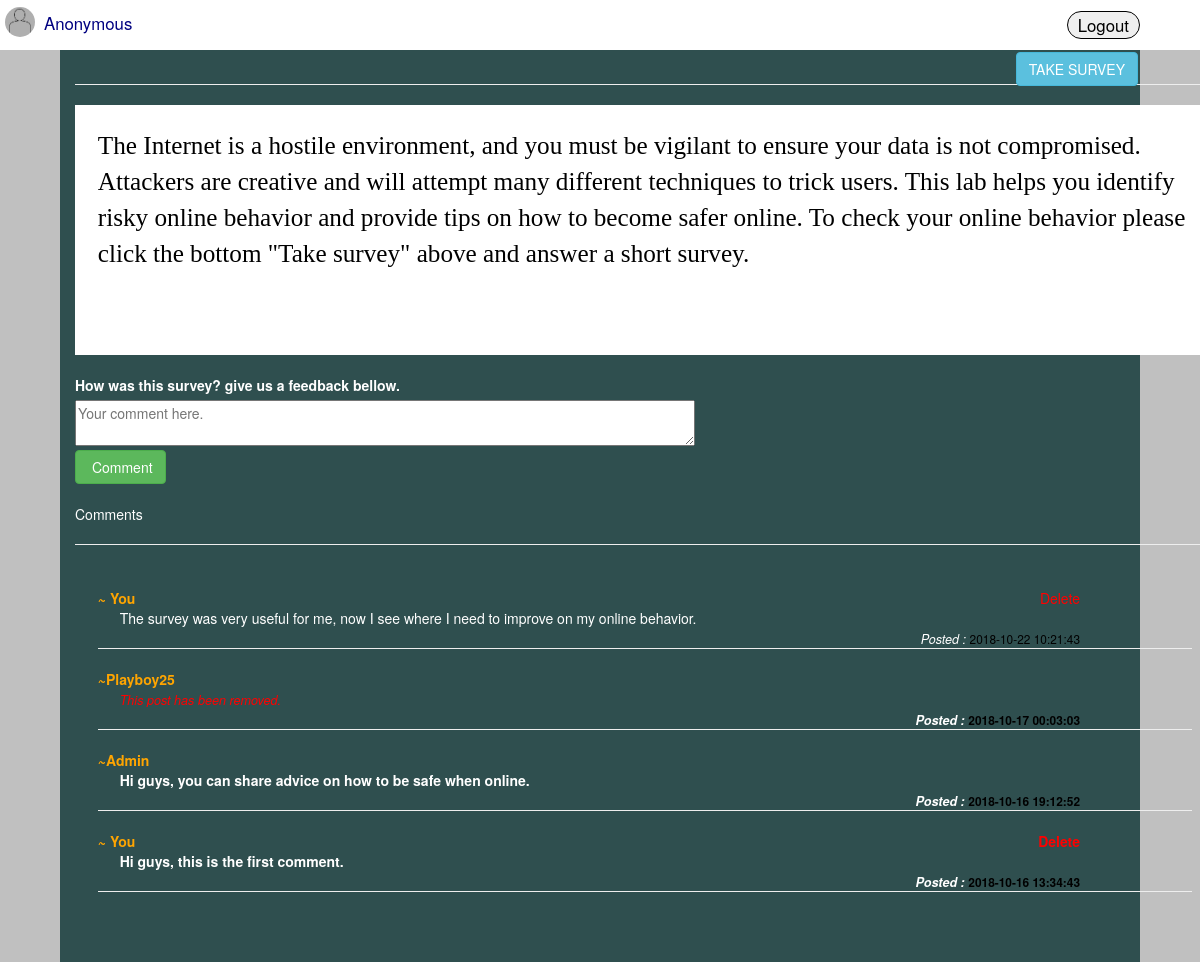
The app's page /home.php (signed in) with its own data.
### tables this page shows
CREATE TABLE `users` (
  `user_id` int(11) NOT NULL,
  `username` varchar(55) NOT NULL,
  `display_name` varchar(15) NOT NULL,
  `gender` enum('m','f') NOT NULL,
  `date_created` timestamp NOT NULL DEFAULT CURRENT_TIMESTAMP,
  `date_modified` timestamp NOT NULL DEFAULT CURRENT_TIMESTAMP ON UPDATE CURRENT_TIMESTAMP,
  `password` text NOT NULL
);

CREATE TABLE `comments` (
  `comment_id` int(11) NOT NULL,
  `commenter_id` int(11) NOT NULL,
  `comment` text NOT NULL,
  `date_commented` timestamp NOT NULL DEFAULT CURRENT_TIMESTAMP
);

### home.php (the view, shortened to what this page needs)
<?php
	include_once('conn.php');
	$id=$_SESSION['user_session'];
	$sql = "SELECT * FROM users WHERE user_id='$id'";
	$stmt = $conn->prepare($sql);
	$stmt->execute();
	$row=$stmt->fetch(PDO::FETCH_ASSOC);
?>
<!DOCTYPE html>
<html>
<head>
    <link rel="stylesheet" href="./js/jquery-ui.css">
	<link rel="stylesheet" href="./js/bootstrap.min.css">
</head>
<body>
	<div class="container">
		<nav class="navbar  navbar-fixed-top">
			<div class="dropdown">
				<form method="post">
				    <button class="admin" name="logout">Logout</button>
				</form>
			</div>
			<img src="profile.jpg" alt="PIC" width="30" height="30">
			<a href="home.php" class="admin1"><?php echo $row['display_name'];?></a>
		</nav><br><br>
		<form method="post" action="">
			<button class="btn btn-info success" type="submit" name="survey">TAKE SURVEY</button>
		</form>
		<hr>
		<div class="mid-view">
			<p class="mid">
			    The Internet is a hostile environment, and you must be vigilant to ensure your data is not compromised. Attackers
				are creative and will attempt many different techniques to trick users. This lab helps you identify risky online
				behavior and provide tips on how to become safer online. To check your online behavior please click the bottom "Take survey" above and answer a short survey.</p><br><br>
		</div>
		<br>
		<label>How was this survey? give us a feedback bellow.</label><br>
		<form action="" method="post">
			<textarea class="comment" cols="80" rows="2" name="txt_comment" placeholder="Your comment here."></textarea><br>
			<button type="submit" class="btn btn-success" name="comment">&nbsp;Comment
            </button>
		</form><br>Comments<hr>
		<div class="comments"><?php
			$sqls = "SELECT * FROM comments order by comment_id desc";
			$stmts = $conn->prepare($sqls);
			$stmts->execute();
			$rows=$stmts->fetchAll();
			foreach ($rows as $commenti)
			{
				$ids = $commenti['commenter_id'];
				$sqly = "SELECT * FROM users WHERE user_id='$ids'";
				$stmty = $conn->prepare($sqly);
				$stmty->execute();
				$rowy=$stmty->fetch(PDO::FETCH_ASSOC);
				if($commenti['commenter_id'] == $id){
					echo "<a href='comment_delete.php?id=".$commenti['comment_id']."'><p class='delete'>Delete</p></a><p class='commenti'><b class='user'>~"." You "."</b><br><span class='commentz'>".$commenti['comment']."</span><br><span class='dates'> <i>Posted : </i> <small>".$commenti['date_commented']."</small></span></p><hr>";
				}
				else{
					echo "<p class='commenti'><b class='user'>~".$rowy['display_name']."</b><br><span class='commentz'>".$commenti['comment']."</span><br><span class='dates'> <i>Posted : </i> <small>".$commenti['date_commented']."</small></span></p><hr>";
				}
			}
		?></div>
	</div>
</body>
</html>

### home.php (style rules this page uses)
html { background-color: silver; }
body { background-color: #2F4F4F;; color: white; margin-left: 5%; margin-right: 5%; margin-top: 1%; padding-top: 1%; padding-bottom: 10%; }
.navbar { height: 30px; background-color: white; margin-left: 0px; margin-right: 0px; color: black; }
.admin { border:1px solid black; border-radius: 15px; padding-left:10px; margin-right: 1%; margin-top: 6px; width: 100%; padding-right: 10px; font-size:120%; color:black; }
.admin1 { position: absolute; left:34px; top:5px; padding-left:10px; margin-right: 1%; margin-top: 6px; width: 120px; padding-right: 10px; font-size:120%; color:navy; }
.dropdown { position: absolute; right: 5%; top:5px; display: inline-block; color:black; }
.comment { color:black; }
.delete { color: red; position: absolute; right:10%; }
.comments { padding:2%; }
.commentz { color: white; padding-left: 2%; font-style: initial; }
.user { color:orange; }
.mid-view { background-color: white; width: 100%; height: 250px; }
.mid { color: black; font-family: fantasy; font-size: 180%; padding: 2%; }
small { color: black; }
img { border-radius: 100%; position: absolute; left: 5px; top: 7px; }
.dates { position: absolute; right: 10%; text-align: right; }
i { font-size: 90%; }
.success { position: fixed;right: 5%; top:52px;margin-right: 2px; }

### records on screen
users: display_name "Anonymous"
comments: comment "The survey was very useful for me, now I see where I need to improve on my online behavior.", date_commented "2018-10-22 10:21:43"
comments: commenter.display_name "Playboy25", date_commented "2018-10-17 00:03:03"
comments: commenter.display_name "Admin", comment "Hi guys, you can share advice on how to be safe when online.", date_commented "2018-10-16 19:12:52"
comments: comment "Hi guys, this is the first comment.", date_commented "2018-10-16 13:34:43"
